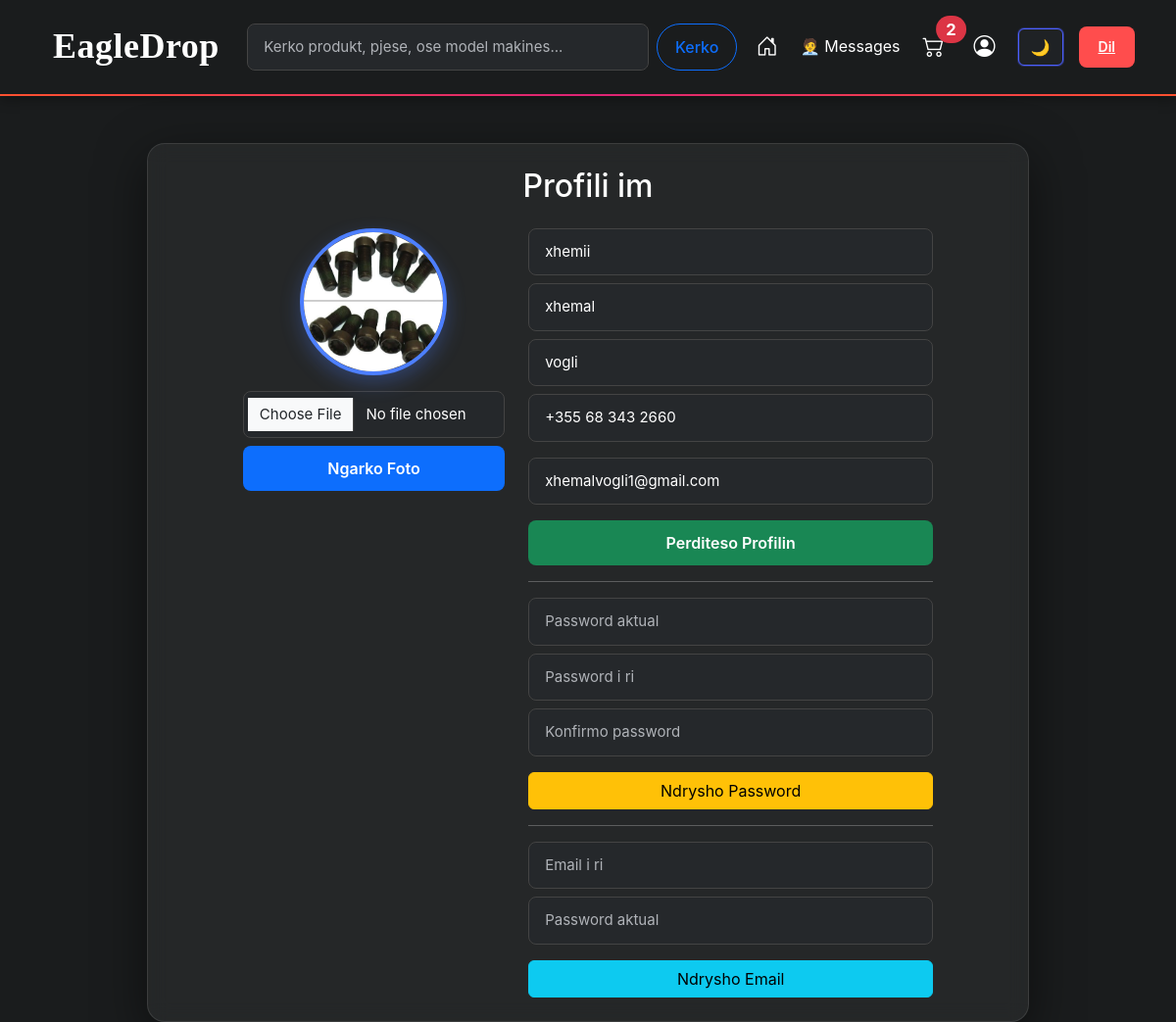
Page /profile.php (signed in) on the committed database.
### tables this page shows
CREATE TABLE `users` (
  `id` int(11) NOT NULL,
  `first_name` varchar(100) DEFAULT NULL,
  `last_name` varchar(100) DEFAULT NULL,
  `username` varchar(100) DEFAULT NULL,
  `phone` varchar(30) DEFAULT NULL,
  `email` varchar(255) DEFAULT NULL,
  `password` varchar(255) DEFAULT NULL,
  `role` enum('user','staff','admin') NOT NULL DEFAULT 'user',
  `profile_image` varchar(255) DEFAULT 'default.png',
  `is_verified` tinyint(4) DEFAULT 0,
  `verification_code` varchar(255) DEFAULT NULL,
  `created_at` datetime DEFAULT current_timestamp(),
  `last_assigned_at` datetime DEFAULT NULL,
  `name` int(11) NOT NULL
);

### profile.php (the view, shortened to what this page needs)
<?php
require "./config/database.php";
$user_id = $_SESSION['user_id'];
$stmt = $conn->prepare("SELECT * FROM users WHERE id=?");
$stmt->execute([$user_id]);
$currentUser = $stmt->fetch(PDO::FETCH_ASSOC);
include "./includes/header.php";
?>
<div class="container mt-5">
    <div class="profile-card mx-auto p-4">
        <h2 class="text-center mb-4">Profili im</h2>
        <div class="row justify-content-center">
            <div class="col-12 col-md-4 text-center">
                <?php
                $photoFile = !empty($currentUser['profile_image'])
                    ? $currentUser['profile_image']
                    : 'default_user.png';
                $photo = "/assets/uploads/" . $photoFile;
                ?>
                <img src="<?= htmlspecialchars($photo) ?>" class="profile-photo mb-3">
                <form method="POST" enctype="multipart/form-data">
                    <input type="file" name="photo" class="form-control mb-2">
                    <button name="upload_photo" class="btn btn-primary w-100">
                        Ngarko Foto
                    </button>
                </form>
            </div>
            <div class="col-12 col-md-6">
                <form method="POST">
                    <input name="username" class="form-control mb-2"
                           value="<?= htmlspecialchars($currentUser['username']) ?>" required>
                    <input name="first_name" class="form-control mb-2"
                           value="<?= htmlspecialchars($currentUser['first_name']) ?>" required>
                    <input name="last_name" class="form-control mb-2"
                           value="<?= htmlspecialchars($currentUser['last_name']) ?>" required>
                    <input name="phone" class="form-control mb-3"
                           value="<?= htmlspecialchars($currentUser['phone']) ?>">
                           <input type="email" class="form-control mb-3"
                            value="<?= htmlspecialchars($currentUser['email']) ?>"
                            readonly>
                    <button name="update_info" class="btn btn-success w-100">
                        Perditeso Profilin
                    </button>
                </form>
                <hr>
                <form method="POST">
                    <input type="password" name="current_password" class="form-control mb-2"
                           placeholder="Password aktual" required>
                    <input type="password" name="new_password" class="form-control mb-2"
                           placeholder="Password i ri" required>
                    <input type="password" name="confirm_password" class="form-control mb-3"
                           placeholder="Konfirmo password" required>
                    <button name="change_password" class="btn btn-warning w-100">
                        Ndrysho Password
                    </button>
                </form>
                <hr>
                <form method="POST">
                    <input type="email" name="new_email" class="form-control mb-2"
                           placeholder="Email i ri" required>
                    <input type="password" name="email_password" class="form-control mb-3"
                           placeholder="Password aktual" required>
                    <button name="change_email" class="btn btn-info w-100">
                        Ndrysho Email
                    </button>
                </form>
            </div>
        </div>
    </div>
</div>
<?php include "./includes/footer.php"; ?>

### assets/css/style.css (style rules this page uses)
html, body { overflow-x: hidden; max-width: 100%; font-family: -apple-system, BlinkMacSystemFont, "Segoe UI", Roboto, "Helvetica Neue", Arial, sans-serif; line-height: 1.6; }
body { background-color: #1a1c1d; color: #fff; transition: background-color 0.3s ease, color 0.3s ease; font-size: 16px; }
input::placeholder { color: #b0b3b8 !important; opacity: 1 !important; }
input.form-control { background-color: #25282b; border: 1px solid #444; color: #fff !important; padding: 12px 16px; font-size: 15px; transition: all 0.2s ease; border-radius: 8px; }
.profile-card { max-width: 900px; background: rgba(255,255,255,0.05); border-radius: 18px; padding: 40px; margin: auto; box-shadow: 0 15px 50px rgba(0,0,0,0.5); backdrop-filter: blur(10px); border: 1px solid rgba(255,255,255,0.1); transition: all 0.3s ease; }
.profile-photo { width: 160px; height: 160px; border-radius: 50%; object-fit: cover; border: 4px solid #4c5fff; box-shadow: 0 8px 20px rgba(76, 95, 255, 0.3); transition: all 0.3s ease; }
.profile-card input.form-control { background-color: #25282b; border: 1px solid #444; color: #fff; padding: 12px 16px; border-radius: 8px; transition: all 0.2s ease; }
.profile-card .btn-success, .profile-card .btn-primary { padding: 11px 24px; font-weight: 600; border-radius: 8px; transition: all 0.2s ease; border: none; }
.profile-photo { width: 150px; height: 150px; border-radius: 50%; object-fit: cover; border: 4px solid #4d7fff; box-shadow: 0 8px 20px rgba(77, 127, 255, 0.3); transition: all 0.3s ease; }

### rows in the picture
users: profile_image (picture), username "xhemii", first_name "xhemal", last_name "vogli", phone "+355 68 343 2660", email "xhemalvogli1@gmail.com"

### other values in the picture
$cartCount "2"
